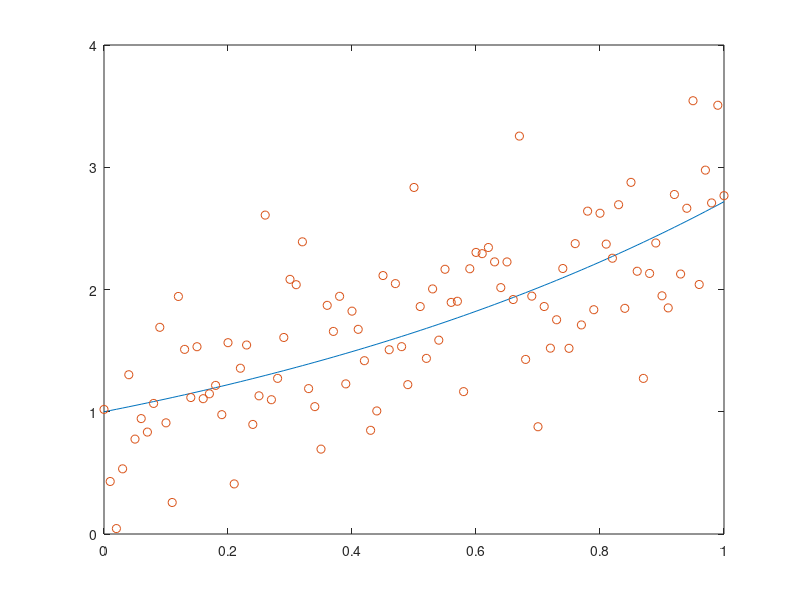

Recreate this plot in MATLAB. (Note: this script raises an error after producing the figure.)
function [pointslist,xselect,yselect] = selectdata(varargin)
% selectdata: graphical selection of data points on a plot using the mouse
% usage: pointslist = selectdata         % uses all default options
% usage: pointslist = selectdata(prop1,val1,prop2,val2,...)
%
% SELECTDATA allows the user to select data points on a given plot
% using the mouse, in a variety of modes. 'Lasso' mode allows the
% selection by a user directed lasso around the points. 'Brush' mode
% selects points as you brush over them with the mouse. 'Rect' mode
% draws a rectangle, selecting any points inside the rectangle.
% 'Closest' mode looks for a aingle mouse click, finding the closest
% point to the mouse.
%
% Returned is a list of the point indexes selected, additionally you
% can specify that the points be deleted from the plot.
%
% Arguments: (input)
%  The input arguments to SELECTDATA are all property/value pairs.
%  (See PARSE_PV_PAIRS for more details.)
%  http://www.mathworks.com/matlabcentral/fileexchange/loadFile.do?objectId=9082&objectType=FILE
% 
%  Property names and character values can be shortened as long as
%  the shortening is unambiguous. Capitalization is ignored.
%
%  Valid Properties: 'Action', 'Axes', 'BrushSize', 'Identify',
%           'Ignore' , 'Pointer', 'SelectionMode'
%
%  'Action' - {'list', 'delete'}
%           'delete' causes the selected points to be deleted from
%           the figure after their selection is final.
%
%           DEFAULT VALUE: 'List'
%
%  'Axes' - denotes the axes from which to select points
%
%           DEFAULT VALUE: gca
%  
%  'BrushShape' - {'rect', 'circle'}
%
%           DEFAULT VALUE: 'circle'
%
%           Sets the shape of the brush to be used. Both brush
%           shapes are relative to the figure axes, so a nominally
%           "circular" brush is actually elliptical if the axis
%           units/lengths are unequal.
%
%           Only used when SelectionMode is 'brush'.
%
%  'BrushSize' - Only used when SelectionMode is 'brush'.
%
%           DEFAULT VALUE: 0.05
%
%           The default value will specify a rectangular brush
%           that has dimensions of 5% of the current axes. Note
%           that on a set of square axes, the brush will always
%           look square, even if the axes have very different
%           units.
%
%           0 < brushsize <= 0.25
%
%  'Identify' - {'on', 'off'}
%           Causes the selected points to be temporarily over-plotted
%           with a new filled red marker ('o') as they are selected.
%
%           Points selected with a lasso, or rect may be deselected
%           as the tool is modified. Brush selections are cumulative.
%
%           DEFAULT VALUE: 'on'
%
%  'Ignore' - a data handle, or []
%
%           A list of data handles to be ignored. This allows you to
%           use selectdata on only some sets of points, while others
%           in the same figure are ignored. This is a useful option
%           when you may have plotted some data points but also a
%           curve fit through your data. You can then cause the plotted
%           curve to be ignored by selectdata.
%
%           DEFAULT VALUE: []
%
%  'Label' - {'off', 'on'}
%
%           Causes text labels with their (x,y) coordinates to appear
%           next to each point selected.
%
%           Beware that selecting large numbers of points and creating
%           and displaying the label for them can be time consuming.
%           This option is a great one for single point selection,
%           but I have seen system-related problems when rapidly
%           selecting & deselecting large numbers of points with the
%           rect tool.
%
%           DEFAULT VALUE: 'off'
%
%  'Pointer' - {'crosshair' | 'fullcrosshair' | 'arrow' | 'ibeam' |
%           'watch' | 'topl' | 'topr' | 'botl' | 'botr' | 'left' |
%           'top' | 'right' | 'bottom' | 'circle' | 'cross' | 'fleur' |
%           'hand' }
%
%           Changes the cursor pointer while selection is active.
%           After selection terminates, the figure pointer is
%           restored to its old setting.
%
%           DEFAULT VALUE: 'crosshair'
%
%  'Return' - {'selected' | 'unselected' }
%
%           Selection of data points, perhaps if used to indicate
%           outliers in data, would normally return that set of 
%           points selected. But some users may prefer to see the
%           list of points returned to be those points which were
%           NOT selected.
%
%           DEFAULT VALUE: 'selected'
%
%  'SelectionMode' - {'Lasso', 'Brush', 'Rect', 'Closest'}
%
%           DEFAULT VALUE: 'Lasso'
%
%           If 'Brush' is used, then the brush will be a rectangular
%           brush, with a size as defined by the 'BrushSize' property. 
%           The brush will be centered at the current mouse coordinates.
%           Brush size will be a fraction of the axis limits for the
%           current axes. Click inside the axes, then drag the "brush"
%           around. Any points the brush crosses over will be selected.
%
%           If 'Lasso' is chosen, then click inside the axes to define
%           one end of the lasso, then drag with the mouse still down,
%           causing the mouse to define a general curvilinear region.
%           The polygon will close automatically when the mouse button
%           is released. A point is "inside" the lasso if inpolygon
%           identifies it as so. BEWARE of convoluted lassos that
%           intersect themselves.
%
%           If 'Rect' is chosen, then click inside the axes to define
%           one corner of the rect, dragging to specify the opposite
%           corner, just as rbbox would do.
%
%           If 'Closest' was chosen, then a single mouse click in the
%           figure window is used, then that point which is closest in
%           in Euclidean distance (in window units) is chosen. You
%           can move the cursor around (don't release the mouse until
%           you are done) and the currently selected point will be
%           highlighted.
%
%  'Verify' - { 'off' | 'on' }
%
%           If set to 'on', this causes a dialog box to pop up after
%           selection. The user can then acccept the selection, redo
%           it, or cancel out, causing no points to be selected.
%
%           Note, if cancel is chosen from the dialog, and 'return'
%           was specify to return those points 'unselected', then ALL
%           the points will actually be returned.
%
%           DEFAULT VALUE: 'off'
%
%
% Note: other properties are available for use, but I've chosen to
% leave them semi-hidden because they don't seem terribly useful to
% most users. These properties allow you to specify the colors of the
% selection tool itself, the colors of the selected point markers,
% the transparency of the selection tool, the marker itself, etc.
% Default values for these parameters are:
%
%           FlagMarker    = 'o'
%           FlagColor     = 'r'
%           Fill          = 'on'
%           FillColor     = 'y'
%           FillEdgeColor = 'b'
%           FillTrans     = 0.5
%           MaxBrush      = 0.25
%           RemoveTool    = 'on'
%           RemoveFlagged = 'on'
%           RemoveLabels  = 'on'
%
% Further documentation on these parameters can be found by editting
% selectdata.m itself.
%
%
% Arguments: (output)
%  pointslist - list of points that were selected. If only one
%           dataset was found, then points list is a simple vector.
%           If multiple sets of points were found in the axes, then
%           points list will be a cell array.
%
%           NOTE: Each set of points is peeled off the stach in the
%           matlab stores it.
%
%  xselect - array (or cell array) containing the x coordinates of
%           those points identified in the selection
%
%  yselect - array (or cell array) containing the y coordinates of
%           those points identified in the selection
%
%
% Example:
%  Plot a set of points, then select some with the mouse
%  using a rectangular brush, return the indices of those
%  points selected. (Note: user interaction on the plot
%  will be necessary.)
%
%    x = 0:.1:1;
%    y = x.^2;
%    plot(x,y,'o')
%    pl = selectdata('selectionmode','brush');
%  
% Example:
%  Select a single point with the mouse, then delete that
%  selected point from the plot.
%
%    pl = selectdata('selectionmode','closest','action','delete');
%
% Example:
%  Select some points using a rect(rbbox) tool, also return
%  the (x,y) coordinates from multiple curves plotted. Use
%  shortened versions of the properties and values.
%  
%    plot(rand(5,2),rand(5,2),'o')
%    [pl,xs,ys] = selectdata('sel','r');
%  
% Example:
%  Plot a curve and some data points on one plot, select
%  some points from the data plotted, but ignore the
%  smooth curve, even if the lasso passes over it.
   x = 0:.01:1;
   y = exp(x);
   ynoisy = y + randn(size(y))/2;
   h1 = plot(x,y,'-');
   hold on
   h2 = plot(x,ynoisy,'o');
   [pl,xs,ys] = selectdata('sel','lasso','ignore',h1);
%
% See also:
%
%
% Author: John D'Errico
% E-mail: woodchips@rochester.rr.com
% Release: 3.0
% Release date: 2/19/07

% defaults for the parameters
params.Axes = gca;
params.SelectionMode = 'lasso';
params.Action = 'list';
params.BrushShape = 'circle';
params.BrushSize = .05;
params.Identify = 'on';
params.Ignore = [];
params.Pointer = 'cross';
params.Return = 'selected';
params.Verify = 'off';
params.Label = 'off';

% Undocumented options, also unchecked for validity.
% These parameters control the marker used to identify
% those points which are currently selected.
% FlagMarker must be a valid plot marker, FlagColor
% must be a valid color spec. The default values are...
params.FlagMarker = 'o';
params.FlagColor = 'r';

% More (unchecked) options that are yours to fiddle with
% (or not.) These control the fill color to be applied
% to the interior of the lasso, rect, and brush. Also
% controlled are the degree of transparency to be applied.
params.Fill = 'on';
params.FillColor = 'y';
params.FillEdgeColor = 'b';
params.FillTrans = 0.5; % must be in the interval [0,1]

% The maximum relative brushsize allowed is also
% controlled here, just in case I ever wanted to allow
% the brush to be a bit larger.
params.MaxBrush = 0.25;

% After selection has been accomplished, the flagged points
% and the selection tool itself are normally deleted. But
% in some circumstances it may be useful to not delete
% those objects. 'off' will cause these objects to remain.
params.RemoveTool = 'on';
params.RemoveFlagged = 'on';
params.RemoveLabels = 'on';

% save this to restore later
axissize = axis;

% process any Property/value pairs.
if nargin>0
  params = parse_pv_pairs(params,varargin);
end

% check the supplied parameters for validity
params = check_params(params);

% bring the focus to the figure containing the
% designated axes
fighandle = get(params.Axes,'parent');
figure(fighandle)

% get the current figure pointer, so we can
% restore it later on
oldpointer = get(fighandle,'Pointer');

% extract xdata and ydata from the specified axes
% get the children of the axes
hc = get(params.Axes,'children');

% are any of the data handles to be ignored?
if ~isempty(params.Ignore)
  hc = setdiff(hc,params.Ignore);
end

% strip out xdata and ydata
xdata = get(hc,'xdata');
ydata = get(hc,'ydata');

% if we must highlight the points as they are
% selected, then for efficiency we need to know
% how many we may expect.
flaghandle = [];
if ~iscell(xdata)
  xdata = xdata(:);
  ydata = ydata(:);
  % total number of data points
  npoints = length(xdata);
else
  for i = 1:length(xdata)
    xdata{i} = xdata{i}(:);
    ydata{i} = ydata{i}(:);
  end
  % total number of data points
  npoints = cellfun('length',xdata);
end

% for textlabels if desired
texthandles = [];

% set up a while loop in case we need to verify
% satisfaction
selectionflag = true;

while selectionflag
  % and the total number currently selected
  nsel = 0;
  
  % what SelectionMode was specified
  switch params.SelectionMode
    case 'closest'
      % Find the single closest point (in Euclidean distance)
      % to the mouse click
      
      % set the figure pointer
      if ~isempty(params.Pointer)
        set(fighandle,'Pointer',params.Pointer)
      end
      
      % mouse click?
      waitforbuttonpress;
      
      % Button Motion and Button Up
      set(fighandle,'WindowButtonMotionFcn',@CPmotion);
      set(fighandle,'WindowButtonUpFcn',@selectdone);
      
      % dx, dy to scale the distance
      dx = (axissize(2) - axissize(1));
      dy = (axissize(4) - axissize(3));
      
      % current closest point is
      cc = get(gca,'CurrentPoint');
      xy = cc(1,1:2);
      
      % what point was closest?
      [pointslist,xselect,yselect] = closestpoint(xy,xdata,ydata,dx,dy);
      nsel = 1;
      
      % identify any points?
      if strcmp(params.Identify,'on')
        flagpoints
      end
      
      % label them?
      if strcmp(params.Label,'on')
        maketextlabels
      end
      
      % selecthandle is not needed for this mode op operation
      selecthandle = [];
      
      % wait until the mouse button was released
      uiwait
      
      % ....
      
      % resume.
      
      % all we need to do here is restore the figure pointer
      % if we changed it before
      if ~isempty(params.Pointer)
        set(fighandle,'Pointer',oldpointer)
      end
      
    case 'rect'
      % Selection rect as a polygon

      % mouse click?
      waitforbuttonpress;

      % set the figure pointer
      if ~isempty(params.Pointer)
        set(fighandle,'Pointer',params.Pointer)
      end

      % button down detected
      cc = get(gca,'CurrentPoint');
      rectxy1 = cc(1,1:2);
      rectxy2 = rectxy1 + eps(rectxy1);

      % make a polygon of the box, initially of nil area
      xv = [rectxy1(1), rectxy2(1), rectxy2(1), rectxy1(1), rectxy1(1)];
      yv = [rectxy1(2), rectxy1(2), rectxy2(2), rectxy2(2), rectxy1(2)];

      % no points should been selected
      [pointslist,xselect,yselect,nsel] = testpoly(xv,yv,xdata,ydata);

      % and plot it, filled or not
      hold on
      if strcmp(params.Fill,'on')
        % filled
        selecthandle = fill(xv,yv,params.FillColor);
        set(selecthandle,'facealpha',params.FillTrans, ...
          'linestyle','--','edgecolor',params.FillEdgeColor)
      else
        % unfilled
        selecthandle = plot(xv,yv,'r:');
      end

      % we can undo the hold now
      hold off

      % Button Motion and Button Up
      set(fighandle,'WindowButtonMotionFcn',@rectmotion);
      set(fighandle,'WindowButtonUpFcn',@selectdone);

      % wait until the selection is done
      uiwait

      % ....

      % resume.

      % The rect already is a polygon, stored in (xv,yv)

    case 'lasso'
      % Selection lasso as a polygon

      % mouse click?
      waitforbuttonpress;

      % set the figure pointer
      if ~isempty(params.Pointer)
        set(fighandle,'Pointer',params.Pointer)
      end

      % button down detected
      cc = get(gca,'CurrentPoint');
      xlasso = cc(1,1);
      ylasso = cc(1,2);

      % form the polygon
      xv = xlasso;
      yv = ylasso;

      % and plot it, filled or not
      hold on
      if strcmp(params.Fill,'on')
        % filled
        selecthandle = fill(xv,yv,params.FillColor);
        set(selecthandle,'facealpha',params.FillTrans, ...
          'linestyle','--','edgecolor',params.FillEdgeColor)
      else
        % unfilled
        selecthandle = plot(xv,yv,'r:');
      end

      % we can undo the hold now
      hold off

      % Button Motion and Button Up
      set(fighandle,'WindowButtonMotionFcn',@lassomotion);
      set(fighandle,'WindowButtonUpFcn',@selectdone);

      % wait until the selection is done
      uiwait

      % ....

      % resume.

      % The lasso already is a polygon, stored in (xv,yv)

    case 'brush'
      % paint over the data, with a rectangular brush

      % mouse click?
      waitforbuttonpress;

      % set the figure pointer
      if ~isempty(params.Pointer)
        set(fighandle,'Pointer',params.Pointer)
      end

      % button down detected
      bc = get(gca,'CurrentPoint');
      brushcenter = bc(1,1:2);

      % dx, dy for the brush
      bdx = params.BrushSize*(axissize(2) - axissize(1));
      bdy = params.BrushSize*(axissize(4) - axissize(3));

      if strcmpi(params.BrushShape,'rect')
        % make the brush polygon as a fixed size rectangle
        % that we can slide around
        xv = brushcenter(1) + [-1, 1, 1, -1, -1]*bdx/2;
        yv = brushcenter(2) + [-1, -1, 1, 1, -1]*bdy/2;
      else
        % a circle was specified
        theta = linspace(0,2*pi,100);
        xv = cos(theta)*bdx/2 + brushcenter(1);
        yv = sin(theta)*bdy/2 + brushcenter(2);
      end

      % draw the initial brush polygon, filled or not
      hold on
      if strcmp(params.Fill,'on')
        % filled
        selecthandle = fill(xv,yv,params.FillColor);
        set(selecthandle,'facealpha',params.FillTrans, ...
          'linestyle','-','edgecolor',params.FillEdgeColor)
      else
        % unfilled
        selecthandle = plot(xv,yv,'r:');
      end
      hold off

      % have any points been selected?
      [pointslist,xselect,yselect,nsel] = testpoly(xv,yv,xdata,ydata);

      % identify any points?
      if strcmp(params.Identify,'on') && (nsel>0)
        flagpoints
      end
      
      % label them?
      if strcmp(params.Label,'on') && (nsel>0)
        maketextlabels
      end
      
      % Button Motion and Button Up
      set(fighandle,'WindowButtonMotionFcn',@brushmotion);
      set(fighandle,'WindowButtonUpFcn',@selectdone);

      % wait until the selection is done
      uiwait

      % ....

      % resume.

  end
  
  % verify?
  if strcmpi(params.Verify,'on')
    % pop up a dialog
    ButtonName = questdlg( ...
      'Are you satisfied with the points selected?','???', ...
      'Yes','Redo Selection','Cancel Selection','Yes');
    
    switch ButtonName
      case 'Yes'
        % we can drop through
        selectionflag = false;
        
      case 'Cancel Selection'
        % drop out, with nothing selected
        if ~iscell(xdata)
          pointslist = [];
          xselect = [];
          yselect = [];
        else
          for i = 1:numel(xdata);
            pointslist{i} = [];
            xselect{i} = [];
            yselect{i} = [];
          end
        end
        
        % we can drop through
        selectionflag = false;
        
      case 'Redo Selection'
        % or try again. The while loop will cycle
        % until happy or canceled
        
    end
  
  else
    % no verification was requested, so we want to
    % terminate the while loop after only one pass through.
    selectionflag = false;
  end
  
end

% pointslist and xselect, yselect are already complete.
% Do we delete the selected points?
if strcmpi(params.Action,'delete')
  if ~iscell(xdata)
    % only one set, so xdata and ydata are not cell arrays
    
    % Which points from the data fall in the selection polygon?
    xdata(pointslist) = [];
    ydata(pointslist) = [];
    
    % drop those points from the plot
    set(hc,'xdata',xdata,'ydata',ydata)
  else
    % it was a cell array, so there were multiple sets.
    for i = 1:numel(xdata);
      
      xdata{i}(pointslist{i}) = [];
      ydata{i}(pointslist{i}) = [];
      
      % drop those points from the plot
      set(hc(i),'xdata',xdata{i},'ydata',ydata{i})
    end
  end
end

% was 'return' set to be the selected list or the unselected one?
% Do nothing if 'selected', we are already done.
if strcmpi(params.Return,'unselected')
  if ~iscell(xdata)
    % only one set, so xdata and ydata are not cell arrays
    pointslist = setdiff((1:npoints)',pointslist);
    xselect = xdata(pointslist);
    yselect = ydata(pointslist);
  else
    % it was a cell array, so there were multiple sets.
    for i = 1:numel(xdata);
      pointslist{i} = setdiff((1:npoints(i))',pointslist{i});
      
      xselect{i} = xdata{i}(pointslist{i});
      yselect{i} = ydata{i}(pointslist{i});
    end
  end
end



% =====================================================
%     begin nested functions
% =====================================================
function brushmotion(src,evnt) %#ok
  % nested function for motion of the brush
  
  % get the new mouse position
  mousenew = get(params.Axes,'CurrentPoint');
  mousenew = mousenew(1,1:2);
  
  % make sure the axes are fixed
  axis(axissize)
  
  % how far did it move
  brushoffset = mousenew - brushcenter;
  brushcenter = mousenew;
  
  xv = xv + brushoffset(1);
  yv = yv + brushoffset(2);
  
  % did we brush over any new points
  [pl,xselect,yselect,nsel] = testpoly(xv,yv,xdata,ydata);
  
  % for a brush, we need to append any selected points to
  % the already selected list
  if ~iscell(xdata)
    % only one set, so xdata and ydata are not cell arrays
    pointslist = union(pointslist,pl);
    xselect = xdata(pointslist);
    yselect = ydata(pointslist);
    nsel = length(pointslist);
  else
    % it was a cell array, so there were multiple sets.
    for j = 1:numel(pointslist);
      pointslist{j} = union(pointslist{j},pl{j});  %#ok
      pointslist{j} = pointslist{j}(:); %#ok
      
      if ~isempty(pointslist{j})
        xselect{j} = xdata{j}(pointslist{j});
        yselect{j} = ydata{j}(pointslist{j});
      end
    end
    
    % total of points selected
    nsel = sum(cellfun('length',pointslist));
  end
  
  % identify any points?
  if strcmp(params.Identify,'on')
    flagpoints
  end
  
  % label them?
  if strcmp(params.Label,'on')
    maketextlabels
  end
  
  % replot the brush in its new position
  set(selecthandle,'xdata',xv,'ydata',yv)
  
end
% =====================================================

% =====================================================
function CPmotion(src,evnt) %#ok
  % nested function to select the closest point
  
  % get the new mouse position
  mousenew = get(params.Axes,'CurrentPoint');
  xy = mousenew(1,1:2);
  
  % make sure the axes stay fixed
  axis(axissize)
  
  % what point was closest?
  [pointslist,xselect,yselect] = closestpoint(xy,xdata,ydata,dx,dy);
  nsel = 1;
    
  % identify any points?
  if strcmp(params.Identify,'on')
    flagpoints
  end
  
  % label them?
  if strcmp(params.Label,'on')
    maketextlabels
  end
  
end
% =====================================================

% =====================================================
function rectmotion(src,evnt) %#ok
  % nested function for expansion or contraction of the rect
  
  % get the new mouse position
  mousenew = get(params.Axes,'CurrentPoint');
  rectxy2 = mousenew(1,1:2);
  
  % make sure the axes are fixed
  axis(axissize)
  
  % update the rect polygon of the box, changing the second corner
  xv = [rectxy1(1), rectxy2(1), rectxy2(1), rectxy1(1), rectxy1(1)];
  yv = [rectxy1(2), rectxy1(2), rectxy2(2), rectxy2(2), rectxy1(2)];
    
  % did we brush over any new points
  [pointslist,xselect,yselect,nsel] = testpoly(xv,yv,xdata,ydata);
  
  % identify any points?
  if strcmp(params.Identify,'on')
    flagpoints
  end

  % label them?
  if strcmp(params.Label,'on')
    maketextlabels
  end
    
  % replot the rect in its new position
  set(selecthandle,'xdata',xv,'ydata',yv)
  
end
% =====================================================

% =====================================================
function lassomotion(src,evnt) %#ok
  % nested function for expansion of the lasso
  
  % get the new mouse position
  mousenew = get(params.Axes,'CurrentPoint');
  mousenew = mousenew(1,1:2);

  % append the new point on the end of the last lasso
  xlasso = [xlasso,mousenew(1,1)];
  ylasso = [ylasso,mousenew(1,2)];
  
  % and close it to form the polygon
  xv = [xlasso,xlasso(1)];
  yv = [ylasso,ylasso(1)];

  % replot the newly extended lasso
  set(selecthandle,'xdata',xv,'ydata',yv)
  
  % did we enclose any new points?
  [pointslist,xselect,yselect,nsel] = testpoly(xv,yv,xdata,ydata);
  
  % identify any points?
  if strcmp(params.Identify,'on')
    flagpoints
  end

  % label them?
  if strcmp(params.Label,'on')
    maketextlabels
  end
    
  % make sure the axes are maintained in size
  axis(axissize)
  
end
% =====================================================

% =====================================================
function selectdone(src,evnt) %#ok
  % nested function for mouse up
  
  % do we remove the selection tool?
  if strcmpi(params.RemoveTool,'on')
    % delete the selection object from the plot
    delete(selecthandle)
    selecthandle = [];
  end
  
  % do we remove the flagged points?
  if strcmpi(params.RemoveFlagged,'on')
    % also remove the flagged/plotted points
    if ~isempty(flaghandle)
      delete(flaghandle)
      flaghandle = [];
    end
  end
  
  % do we remove the flagged points?
  if strcmpi(params.RemoveLabels,'on')
    % also remove the labels
    delete(texthandles)
    texthandles = [];
  end
  
  % cancel the WindowButtonFcn's that we had set
  set(fighandle,'WindowButtonMotionFcn',[]);
  set(fighandle,'WindowButtonUpFcn',[]);
  
  % restore the figure pointer to its original setting
  if ~isempty(params.Pointer)
    set(fighandle,'Pointer',oldpointer)
  end
  
  % and resume execution, back in the mainline
  uiresume
end
% =====================================================

% =====================================================
function flagpoints
  % nested function for flagging the selected points
  
  % Are these the first points flagged? If so,
  % we need to plot them and set the marker, etc.
  if isempty(flaghandle) && (nsel > 0)
    % hold the figure, so we can add the flagged points
    hold on
    
    if ~iscell(xselect)
      flaghandle = plot(xselect,yselect,params.FlagMarker);
      set(flaghandle,'Color',params.FlagColor,'MarkerFaceColor',params.FlagColor)
    else
      flaghandle = plot(vertcat(xselect{:}),vertcat(yselect{:}),params.FlagMarker);
      set(flaghandle,'Color',params.FlagColor,'MarkerFaceColor',params.FlagColor)
    end
    
    % now release the hold
    hold off
  elseif ~isempty(flaghandle)
    % otherwise, we just need to update xdata and ydata
    
    if nsel == 0
      set(flaghandle,'xdata',[],'ydata',[]);
      
    elseif ~iscell(xselect)
      set(flaghandle,'xdata',xselect,'ydata',yselect);
    else
      set(flaghandle,'xdata',vertcat(xselect{:}),'ydata',vertcat(yselect{:}));
    end
  end
end
% =====================================================

% =====================================================
function maketextlabels
  % nested function for generation of text labels
  % over each point selected
  
  % We need to remove the last set of text labels
  delete(texthandles)
  
  % creat a new set of handles 
  if ~iscell(xselect)
    xtext = xselect;
    ytext = yselect;
  else
    xtext = vertcat(xselect{:});
    ytext = vertcat(yselect{:});
  end
  
  % anything selected?
  if ~isempty(xtext)
    textlabels = cell(1,nsel);
    for L = 1:nsel
      textlabels{L} = ['(',num2str(xtext(L)),',',num2str(ytext(L)),')'];
    end
    texthandles = text(xtext,ytext,textlabels);
  end
end
% =====================================================

end % mainline end

% ================================================
%               end main function
% ================================================

% ================================================
%                  subfunctions
% ================================================
function [pl,xsel,ysel,nsel] = testpoly(xv,yv,xdata,ydata)
% checks which points are inside the given polygon

% was there more than one set of points found in the plot?
if ~iscell(xdata)
  % only one set, so xdata and ydata are not cell arrays
  
  % Which points from the data fall in the selection polygon?
  pl = find(inpolygon(xdata,ydata,xv,yv));
  nsel = length(pl);
  
  xsel = xdata(pl);
  ysel = ydata(pl);
else
  % it was a cell array, so there were multiple sets.
  pl = cell(size(xdata));
  xsel = pl;
  ysel = pl;
  nsel = 0;
  for i = 1:numel(xdata);
    pl{i} = find(inpolygon(xdata{i},ydata{i},xv,yv));
    nsel = nsel + length(pl{i});
    
    if ~isempty(pl{i})
      xsel{i} = xdata{i}(pl{i});
      ysel{i} = ydata{i}(pl{i});
    end
    
  end
end

end % subfunction end

% ================================================
%                  subfunction
% ================================================
function [pointslist,xselect,yselect] = closestpoint(xy,xdata,ydata,dx,dy)
% find the single closest point to xy, in scaled units
if ~iscell(xdata)
  % just one set of points to consider
  D = sqrt(((xdata - xy(1))/dx).^2 + ((ydata - xy(2))/dy).^2);
  [junk,pointslist] = min(D(:)); %#ok
  xselect = xdata(pointslist);
  yselect = ydata(pointslist);
else
  % there is more than one set of points
  Dmin = inf;
  pointslist = cell(size(xdata));
  for i = 1:numel(xdata);
    D = sqrt(((xdata{i} - xy(1))/dx).^2 + ((ydata{i} - xy(2))/dy).^2);
    [mind,ind] = min(D(:)); %#ok
    
    if mind < Dmin
      % searching for the closest point
      Dmin = mind;
      
      pointslist = cell(size(xdata));
      xselect = cell(size(xdata));
      yselect = cell(size(xdata));
      
      pointslist{i} = ind;
      xselect{i} = xdata{i}(ind);
      yselect{i} = ydata{i}(ind);
    end
  end
end

end % subfunction end

% ================================================
%                  subfunction
% ================================================

% ============================================
% subfunction - check_params
% ============================================
function par = check_params(par)
% check the parameters for acceptability
%
% Defaults
%  Axes = gca;
%  SelectionMode = 'lasso';
%  Action = 'list';
%  BrushSize = .05;

% Axes == gca by default
if isempty(par.Axes)
  par.Axes = gca;
else
  if ~ishandle(par.Axes)
    error 'Axes must be the handle to a valid set of axes.'
  end
end

% SelectionMode == 'brush' by default
if isempty(par.SelectionMode)
  par.SelectionMode = 'brush';
else
  valid = {'rect', 'brush', 'lasso', 'closest'};
  if ~ischar(par.SelectionMode)
    error 'Invalid Style: Must be character'
  end
  
  ind = strmatch(lower(par.SelectionMode),valid); %#ok
  if isempty(ind) || (length(ind)>1)
    error(['Invalid SelectionMode: ',par.SelectionMode])
  end
  par.SelectionMode = valid{ind};
end

% BrushShape == 'circle' by default
if isempty(par.BrushShape)
  par.BrushShape = 'circle';
else
  valid = {'rect', 'circle'};
  if ~ischar(par.BrushShape)
    error 'Invalid Style: Must be character'
  end
  
  ind = strmatch(lower(par.BrushShape),valid); %#ok
  if isempty(ind) || (length(ind)>1)
    error(['Invalid SelectionMode: ',par.BrushShape])
  end
  par.BrushShape = valid{ind};
end

% Action == 'list' by default
if isempty(par.Action)
  par.Action = 'list';
else
  valid = {'list', 'delete'};
  if ~ischar(par.Action)
    error 'Invalid Action: Must be character'
  end
  
  ind = strmatch(lower(par.Action),valid); %#ok
  if isempty(ind) || (length(ind)>1)
    error(['Invalid Action: ',par.Action])
  end
  par.Action = valid{ind};
end

% Pointer == 'crosshair' by default, but
% if empty, will not change the pointer.
if ~isempty(par.Pointer)
  valid = {'crosshair', 'fullcrosshair', 'arrow', 'ibeam', ...
    'watch', 'topl', 'topr', 'botl', 'botr', 'left', 'top', ...
    'right', 'bottom', 'circle', 'cross', 'fleur', ...
    'custom', 'hand'};
  
  if ~ischar(par.Pointer)
    error 'Invalid Pointer: Must be character'
  end
  
  ind = strmatch(lower(par.Pointer),valid,'exact');
  if isempty(ind)
    ind = strmatch(lower(par.Pointer),valid); %#ok
    if isempty(ind) || (length(ind)>1)
      error(['Invalid Pointer: ',par.Pointer])
    end
  end
  par.Pointer = valid{ind};
end

% Identify == 'on' by default
if isempty(par.Identify)
  par.Identify = 'on';
else
  valid = {'on', 'off'};
  if ~ischar(par.Identify)
    error 'Value for Identify is invalid: Must be character'
  end
  
  ind = strmatch(lower(par.Identify),valid); %#ok
  if isempty(ind) || (length(ind)>1)
    error(['Invalid Action: ',par.Identify])
  end
  par.Identify = valid{ind};
end

% Label == 'off' by default
if isempty(par.Label)
  par.Label = 'off';
else
  valid = {'on', 'off'};
  if ~ischar(par.Label)
    error 'Value for Label is invalid: Must be character'
  end
  
  ind = strmatch(lower(par.Label),valid); %#ok
  if isempty(ind) || (length(ind)>1)
    error(['Invalid Action: ',par.Label])
  end
  par.Label = valid{ind};
end

% Return == 'selected' by default
if isempty(par.Return)
  par.Return = 'selected';
else
  valid = {'selected', 'unselected'};
  if ~ischar(par.Return)
    error 'Value for Return is invalid: Must be character'
  end
  
  ind = strmatch(lower(par.Return),valid); %#ok
  if isempty(ind) || (length(ind)>1)
    error(['Invalid Action: ',par.Return])
  end
  par.Return = valid{ind};
end

% Verify == 'off' by default
if isempty(par.Verify)
  par.Verify = 'off';
else
  valid = {'on', 'off'};
  if ~ischar(par.Verify)
    error 'Value for Verify is invalid: Must be character'
  end
  
  ind = strmatch(lower(par.Verify),valid); %#ok
  if isempty(ind) || (length(ind)>1)
    error(['Invalid Action: ',par.Verify])
  end
  par.Verify = valid{ind};
end

% BrushSize == 0.05 by default
if isempty(par.BrushSize)
  par.BrushSize = 0.05;
else
  if (length(par.BrushSize)>1) || (par.BrushSize<=0) || (par.BrushSize>par.MaxBrush) 
    error 'Brushsize must be scalar, and 0 < BrushSize <= 0.25'
  end
end

% Ignore == [] by default
if ~isempty(par.Ignore) && any(~ishandle(par.Ignore))
  error 'Ignore must be empty, or a data handle'
end

end % check_params


% ============================================
% Included subfunction - parse_pv_pairs
% ============================================
function params=parse_pv_pairs(params,pv_pairs)
% parse_pv_pairs: parses sets of property value pairs, allows defaults
% usage: params=parse_pv_pairs(default_params,pv_pairs)
%
% arguments: (input)
%  default_params - structure, with one field for every potential
%             property/value pair. Each field will contain the default
%             value for that property. If no default is supplied for a
%             given property, then that field must be empty.
%
%  pv_array - cell array of property/value pairs.
%             Case is ignored when comparing properties to the list
%             of field names. Also, any unambiguous shortening of a
%             field/property name is allowed.
%
% arguments: (output)
%  params   - parameter struct that reflects any updated property/value
%             pairs in the pv_array.
%
% Example usage:
% First, set default values for the parameters. Assume we
% have four parameters that we wish to use optionally in
% the function examplefun.
%
%  - 'viscosity', which will have a default value of 1
%  - 'volume', which will default to 1
%  - 'pie' - which will have default value 3.141592653589793
%  - 'description' - a text field, left empty by default
%
% The first argument to examplefun is one which will always be
% supplied.
%
%   function examplefun(dummyarg1,varargin)
%   params.Viscosity = 1;
%   params.Volume = 1;
%   params.Pie = 3.141592653589793
%
%   params.Description = '';
%   params=parse_pv_pairs(params,varargin);
%   params
%
% Use examplefun, overriding the defaults for 'pie', 'viscosity'
% and 'description'. The 'volume' parameter is left at its default.
%
%   examplefun(rand(10),'vis',10,'pie',3,'Description','Hello world')
%
% params = 
%     Viscosity: 10
%        Volume: 1
%           Pie: 3
%   Description: 'Hello world'
%
% Note that capitalization was ignored, and the property 'viscosity'
% was truncated as supplied. Also note that the order the pairs were
% supplied was arbitrary.

npv = length(pv_pairs);
n = npv/2;

if n~=floor(n)
  error 'Property/value pairs must come in PAIRS.'
end
if n<=0
  % just return the defaults
  return
end

if ~isstruct(params)
  error 'No structure for defaults was supplied'
end

% there was at least one pv pair. process any supplied
propnames = fieldnames(params);
lpropnames = lower(propnames);
for i=1:n
  p_i = lower(pv_pairs{2*i-1});
  v_i = pv_pairs{2*i};
  
  ind = strmatch(p_i,lpropnames,'exact');
  if isempty(ind)
    ind = find(strncmp(p_i,lpropnames,length(p_i)));
    if isempty(ind)
      error(['No matching property found for: ',pv_pairs{2*i-1}])
    elseif length(ind)>1
      error(['Ambiguous property name: ',pv_pairs{2*i-1}])
    end
  end
  p_i = propnames{ind};
  
  % override the corresponding default in params
  params = setfield(params,p_i,v_i); %#ok
  
end

end % parse_pv_pairs



